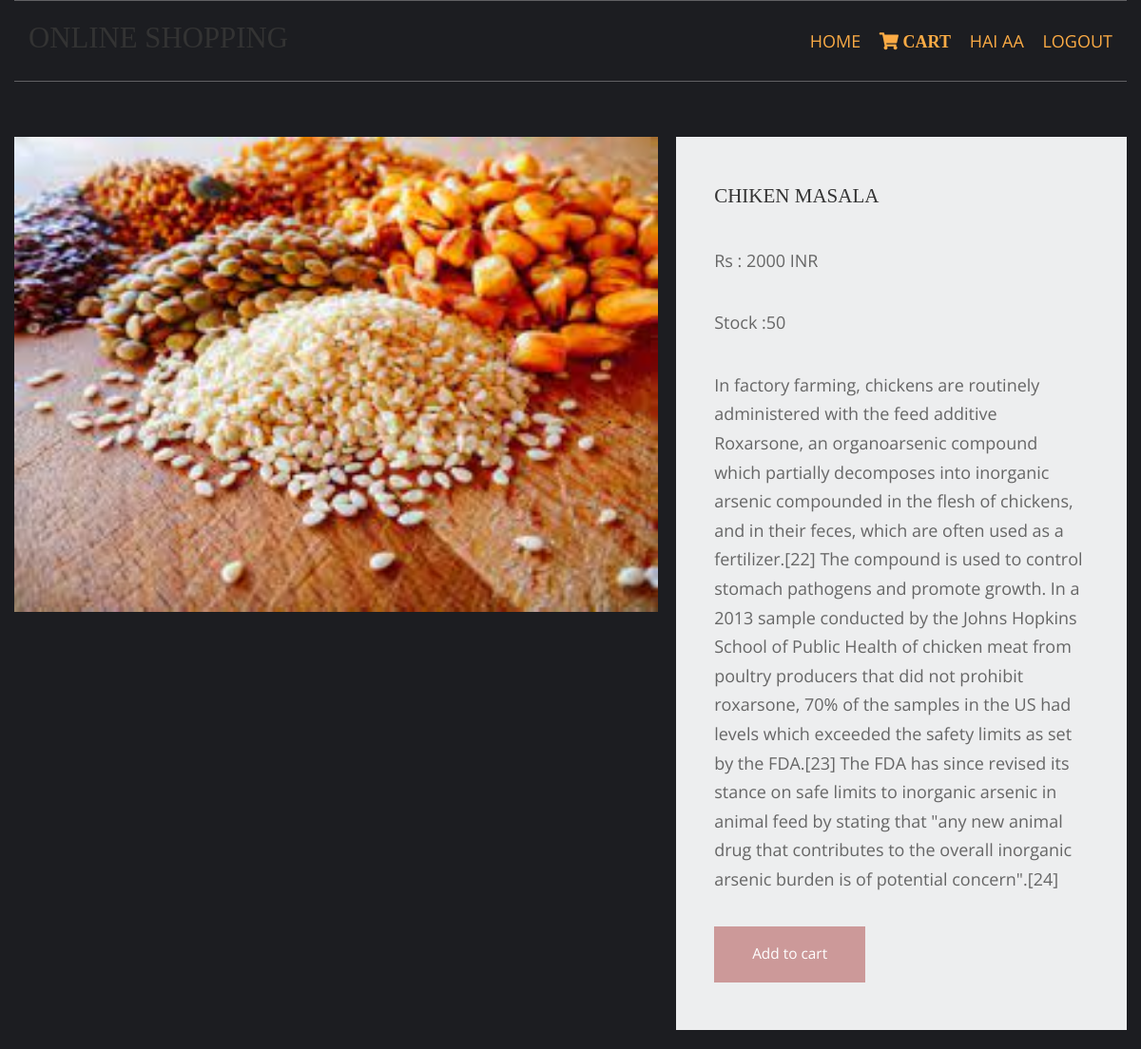
Page /chicken/chiken-masala (signed in) on the committed database.
### shopapp/models.py (models this page shows, shortened)
class product(models.Model):
    name=models.CharField(max_length=225,unique=True)
    slug=models.SlugField(max_length=225,unique=True)
    img=models.ImageField(upload_to='product')
    des=models.TextField()
    stock=models.IntegerField()
    available=models.BooleanField()
    price=models.IntegerField()
    cata=models.ForeignKey(catag,on_delete=models.CASCADE)

### shopapp/views.py (the view)
# urls.py: path('<slug:slugs>/<slug:prdslug>',views.prddetails,name='detail'),
def prddetails(requst,slugs,prdslug):
    try:
        prod=product.objects.get(cata__slug=slugs,slug=prdslug)
    except Exception as e:
        raise e
    return render(requst,'item.html',{'pr':prod})

### carts/context_processor.py (called while the page is built)
def count(request):
    itemcount=0;
    if 'admin' in request.path:
        return {}
    else:
        try:
           ct=cartlist.objects.filter(cartid=cartidd(request))
           cti=item.objects.all().filter(cart=ct[:1])
           for c in cti:
               itemcount+=c.qlt
        except cartlist.DoesNotExist:
            itemcount=0
        return dict(its=itemcount)

### carts/views.py (called while the page is built)
def cartidd(request):
    cid=request.session.session_key
    if not cid:
        cid=request.session_create()
    return cid

### templates/item.html (shortened to what this page needs)
{% extends 'base.html' %}
{% load static %}
{% block content %}
    <link href="{% static 'pr/fontawesome/css/all.min.css'%}" rel="stylesheet" />
    <link href="{% static 'pr/css/templatemo-comparto.css'%}" rel="stylesheet" />
</head>
<body>
  <br><br>
        <section class="tm-mb-1" id="about">
            <div class="tm-row tm-about-row">
                <div class="tm-section-1-l">
                    <img src="{{pr.img.url}}" alt="About image" class="tm-img-responsive" style="width:700;height:500;">
                </div>
                <article class="tm-section-1-r tm-bg-color-8">
                    <h2 class="tm-mb-2 tm-title-color">{{pr.name}}</h2>
                    <p>Rs  : {{pr.price}} INR</p>
                     <p>Stock :{{pr.stock}}</p>
                     <p>{{pr.des}}</p>
{% if pr.stock <= 0 %}
                    <h1 style="color:red;">OOOPS OUT OFSTOCK!</h1>
                        {% else %}
                    <a href="{% url 'addcarts' pr.id %}" class="tm-btn tm-btn-1 tm-link-to-services">Add to cart</a>
  {% endif %}
                </article>
            </div>
        </section>
{% endblock %}

### static/hm/layout/styles/layout.css (style rules this page uses)
*, *::before, *::after { transition:all .3s ease-in-out; }
body { color:#A5A6AA; background-color:#1C1D21; }
a { color:#FBAB45; }

### static/pr/css/templatemo-comparto.css (style rules this page uses)
*, *::before, *::after { box-sizing: border-box; outline: none; }
ul, h1, h2, h3, h4, p, figure { padding: 0; margin: 0; }
body { font-family: 'Open Sans', Arial, sans-serif; font-size: 18px; overflow-x: hidden; padding-left: 15px; padding-right: 15px; margin: 0; }
h2 { font-size: 1.5rem; }
a { transition: all 0.3s ease; text-decoration: none; }
p { color: #666; line-height: 1.7; margin-bottom: 35px; }
h1, h2, h3, h4, h5, h6 { color: #333; }
.tm-mb-1 { margin-bottom: 20px; }
.tm-mb-2 { margin-bottom: 40px; }
.tm-bg-color-8 { background-color: #EDEEEF; }
.tm-img-responsive { max-width: 100%; height: auto; }
.tm-section-1-l { width: 57.85%; margin-right: 1.65%; }
.tm-section-1-r { padding: 50px 40px; width: 40.5%; }
.tm-row { display: flex; }
.tm-btn { display: inline-block; padding: 15px 40px; font-size: 1.1rem; border: none; background-color: #CC9999; color: white; }
a { color: #666; }

### static/hm/layout/styles/framework.css (style rules this page uses)
html { overflow-y:scroll; overflow-x:hidden; }
html, body { margin:0; padding:0; font-size:14px; line-height:1.6em; }
*, *::before, *::after { box-sizing:border-box; }
a { outline:none; text-decoration:none; }
img { width:auto; max-width:100%; height:auto; margin:0; padding:0; border:none; line-height:normal; vertical-align:middle; }
body, input, textarea, select { font-family:Verdana, Geneva, sans-serif; }
h1, h2, h3, h4, h5, h6, .heading { font-family:Georgia, "Times New Roman", Times, serif; }
::placeholder { opacity:1; }
h1, h2, h3, h4, h5, h6, .heading { margin:0 0 20px 0; font-size:1.4rem; line-height:normal; font-weight:normal; text-transform:uppercase; }
address, article, aside, figcaption, figure, footer, header, main, nav, section { display:block; margin:0; padding:0; }

### rows in the picture
product: img (picture), name "CHIKEN MASALA", price "2000", stock "50", des "In factory farming, chickens are routinely administered with the feed additive Roxarsone, an organoarsenic compound which partially decomposes into inorganic arsenic compounded in the flesh of chickens, and in their feces, which are often used as a fertilizer.[22] The compound is used to control stomach pathogens and promote growth. In a 2013 sample conducted by the Johns Hopkins School of Public Health of chicken meat from poultry producers that did not prohibit roxarsone, 70% of the samples in the US had levels which exceeded the safety limits as set by the FDA.[23] The FDA has since revised its stance on safe limits to inorganic arsenic in animal feed by stating that \"any new animal drug…"

### other values in the picture
{{ request.session.username }} "AA"
